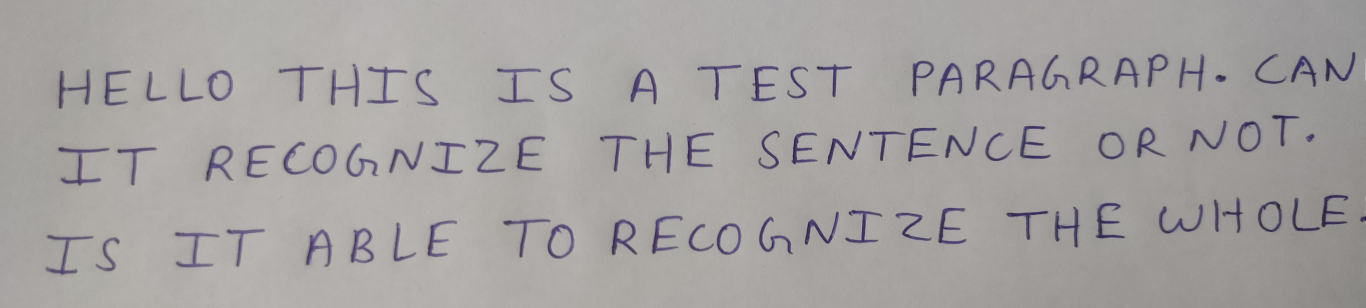
#> input picture img10.jpg, 4096 x 924 px (shown at 1/3 size)
$ python ocr_tester.py img10.jpg
#> lines starting #> are read from the running program, lines starting #| are printed output that depends on the picture; after the words box and inside, x2 and y2 are one past the last pixel; in counts of white or black regions, pixels touching at a corner belong together
# ocr_tester.py
import os
import cv2
import numpy as np
from PIL import Image
import pytesseract

# <-- EDIT: set your tesseract exe path if needed -->
pytesseract.pytesseract.tesseract_cmd = r"C:\Program Files\Tesseract-OCR\tesseract.exe"

# ------------------------
# Preprocessing functions
# ------------------------
def preprocess_basic(img_bgr, scale=2.0, clahe=True, denoise=True, adaptive_thresh=True):
    gray = cv2.cvtColor(img_bgr, cv2.COLOR_BGR2GRAY)
    if scale != 1.0:
        gray = cv2.resize(gray, (int(gray.shape[1]*scale), int(gray.shape[0]*scale)), interpolation=cv2.INTER_CUBIC)
    if denoise:
        gray = cv2.medianBlur(gray, 3)
    if clahe:
        clahe_obj = cv2.createCLAHE(clipLimit=2.0, tileGridSize=(8,8))
        gray = clahe_obj.apply(gray)
    if adaptive_thresh:
        gray = cv2.adaptiveThreshold(gray, 255, cv2.ADAPTIVE_THRESH_GAUSSIAN_C,
                                     cv2.THRESH_BINARY, 15, 9)
    # small closing to fill strokes
    kernel = cv2.getStructuringElement(cv2.MORPH_RECT, (2,2))
    gray = cv2.morphologyEx(gray, cv2.MORPH_CLOSE, kernel, iterations=1)
    gray = deskew(gray)
    return gray

def deskew(img):
    coords = np.column_stack(np.where(img < 255))
    if coords.size == 0:
        return img
    angle = cv2.minAreaRect(coords)[-1]
    if angle < -45:
        angle = -(90 + angle)
    else:
        angle = -angle
    if abs(angle) < 0.1:
        return img
    (h, w) = img.shape[:2]
    M = cv2.getRotationMatrix2D((w//2, h//2), angle, 1.0)
    rotated = cv2.warpAffine(img, M, (w, h), flags=cv2.INTER_LINEAR, borderMode=cv2.BORDER_CONSTANT, borderValue=255)
    return rotated

# ------------------------
# OCR helpers
# ------------------------
def tesseract_ocr_with_confidence(pil_img, psm=6, oem=1, lang='eng'):
    config = f'--oem {oem} --psm {psm} -l {lang} -c tessedit_char_whitelist=abcdefghijklmnopqrstuvwxyzABCDEFGHIJKLMNOPQRSTUVWXYZ0123456789,.:;!?\'"()@/\\-'
    # image_to_data returns box/word-level confidences
    data = pytesseract.image_to_data(pil_img, config=config, output_type=pytesseract.Output.DICT)
    text = " ".join([w for w in data['text'] if w.strip()!=''])
    # confidences are strings; -1 means no confidence
    confs = [int(c) for c in data['conf'] if c != '-1']
    avg_conf = float(sum(confs))/len(confs) if confs else 0.0
    return text, avg_conf, data

# ------------------------
# Multi-run tester
# ------------------------
def run_tests(image_path):
#> called with image_path = 'img10.jpg'
    print("Loading:", image_path)
    img_bgr = cv2.imread(image_path)
#> img_bgr is the input picture: shape (924, 4096, 3); mean B, G, R 160.9, 161.7, 165.1
    if img_bgr is None:
        print("ERROR: could not read image.")
        return

    # try a few preprocessing combos and psm values
    combos = [
        {"scale":2.0, "clahe":True, "denoise":True, "adaptive":True},
        {"scale":3.0, "clahe":True, "denoise":False, "adaptive":True},
        {"scale":1.5, "clahe":False, "denoise":True, "adaptive":True},
        {"scale":2.0, "clahe":True, "denoise":True, "adaptive":False}
    ]
    psm_list = [6,7,11,3,4]  # try several PSMs

    results = []
    for c in combos:
        pre = preprocess_basic(img_bgr, scale=c["scale"], clahe=c["clahe"], denoise=c["denoise"], adaptive_thresh=c["adaptive"])
        pil = Image.fromarray(pre)
        for psm in psm_list:
            text, conf, _ = tesseract_ocr_with_confidence(pil, psm=psm)
            results.append({
                "combo": c,
                "psm": psm,
                "avg_conf": conf,
                "text": text
            })
            print(f"PSM={psm} scale={c['scale']} clahe={c['clahe']} denoise={c['denoise']} adaptive={c['adaptive']} => avg_conf={conf:.2f}")
            print("---- TEXT START ----")
            print(text)
            print("---- TEXT END ----\n")
#> this loop made 1 pass
#> pass 1, in preprocess_basic, `gray = clahe_obj.apply(gray)`:
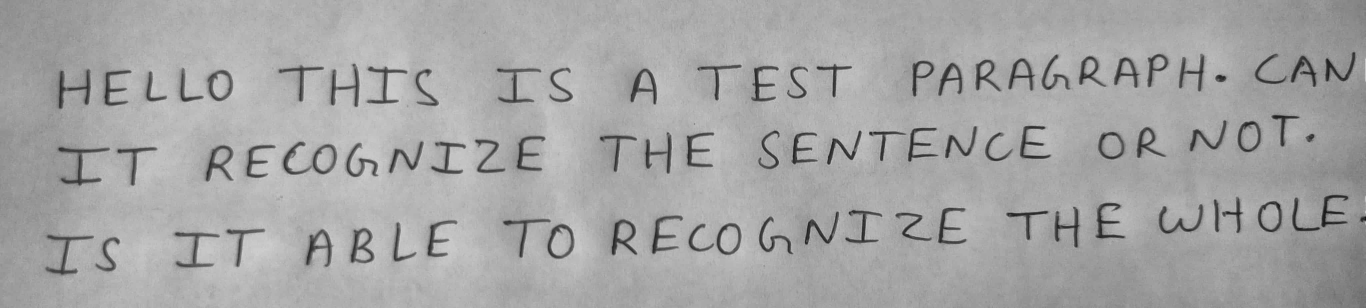
#> gray: shape (1848, 8192) (shown at 1/6 size); min 16, max 210, mean 165
#> after the loop:
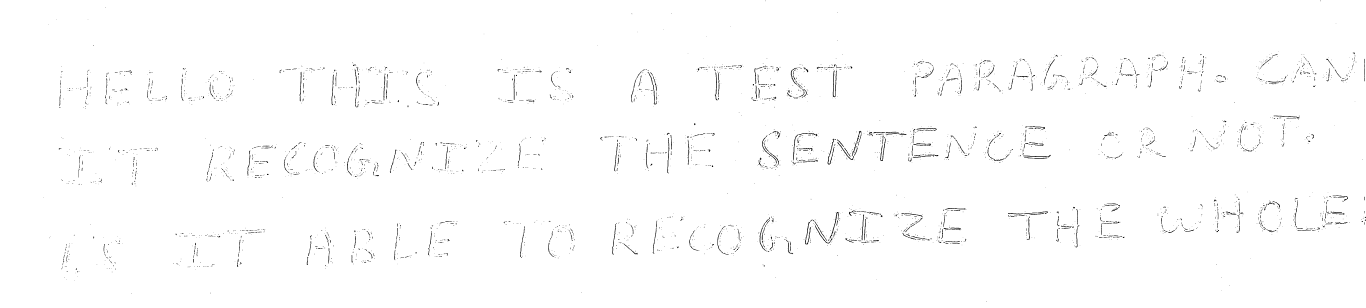
#> pil: PIL image 8192x1848 L (shown at 1/6 size); 99.1% white; 3753 black regions (2482 under 20 px), largest, box (x1, y1, x2, y2) and area: (4996, 422, 5020, 584) 1276, (4830, 1331, 4864, 1467) 1053, (4965, 833, 5003, 988) 963
#> after the loop, results = []

    # sort by avg_conf descending and print top 3
    results_sorted = sorted(results, key=lambda r: r['avg_conf'], reverse=True)
    print("\nTop 3 results by average confidence:")
    for r in results_sorted[:3]:
        print(f"PSM={r['psm']} scale={r['combo']['scale']} avg_conf={r['avg_conf']:.2f}\nText:\n{r['text']}\n---\n")

if __name__ == "__main__":
    import sys
    if len(sys.argv) < 2:
        print("Usage: python ocr_tester.py <image_path>")
    else:
        run_tests(sys.argv[1])
#> (the call stopped at in tesseract_ocr_with_confidence, `data = pytesseract.image_to_data(pil_img, config=config, output_type=p..`: pytesseract is not available in this run)

$ run again, on img12.jpg
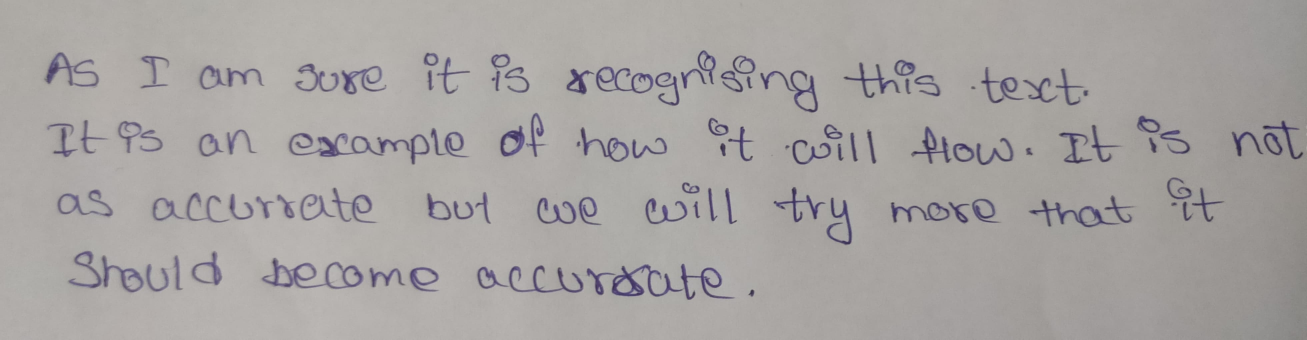
#> input picture img12.jpg, 3920 x 1018 px (shown at 1/3 size)
#> in run_tests, img_bgr is the input picture: shape (1018, 3920, 3); mean B, G, R 161.8, 163.3, 167
#> the loop in run_tests, `for c in combos:` made 1 pass
#> pass 1, in preprocess_basic, `gray = clahe_obj.apply(gray)`:
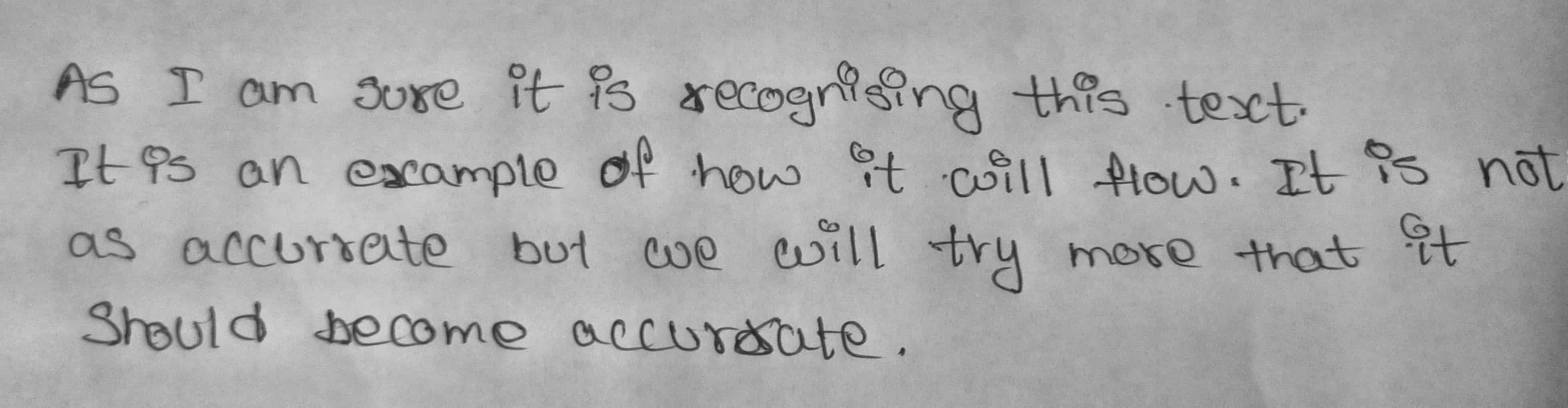
#> gray: shape (2036, 7840) (shown at 1/5 size); min 22, max 211, mean 168
#> after the loop in run_tests, `for c in combos:`:
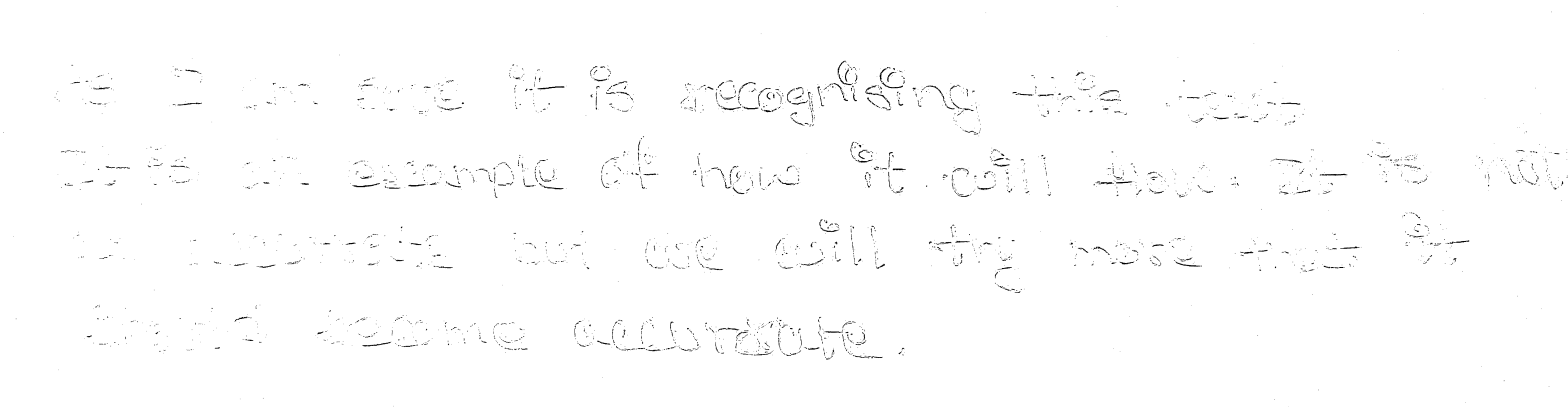
#> pil: PIL image 7840x2036 L (shown at 1/5 size); min 0, max 255, mean 253.1
#> after the loop in run_tests, `for c in combos:`: results = []

$ run again, on img13.jpg
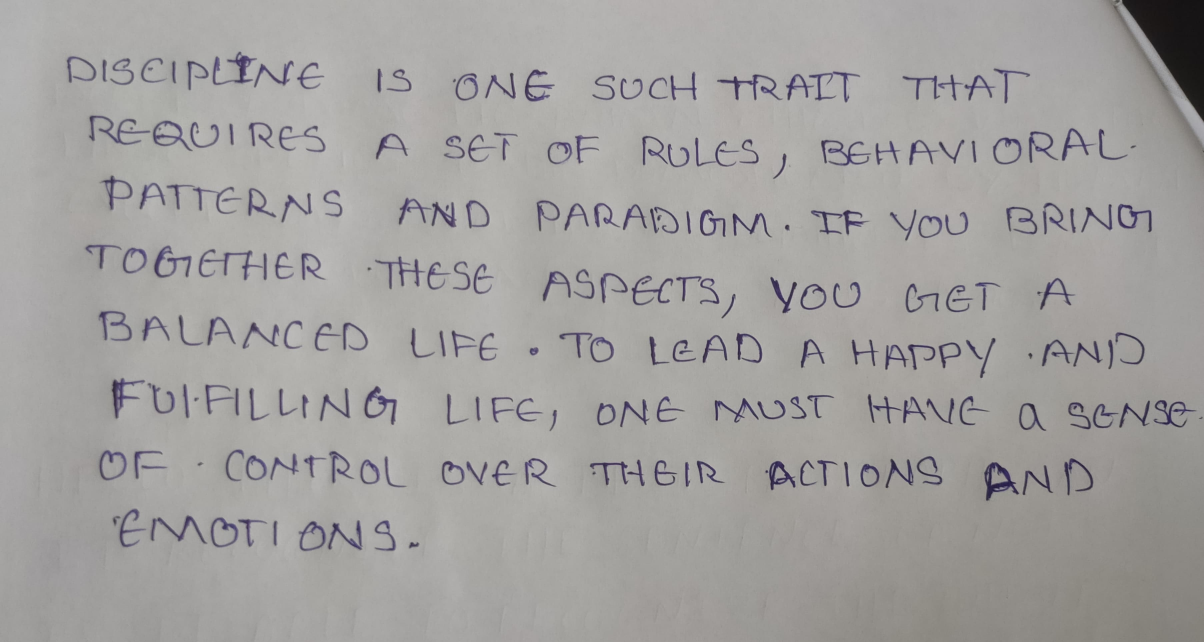
#> input picture img13.jpg, 3612 x 1926 px (shown at 1/3 size)
#> in run_tests, img_bgr is the input picture: shape (1926, 3612, 3); mean B, G, R 159.1, 160.6, 162.4
#> the loop in run_tests, `for c in combos:` made 1 pass
#> pass 1, in preprocess_basic, `gray = clahe_obj.apply(gray)`:
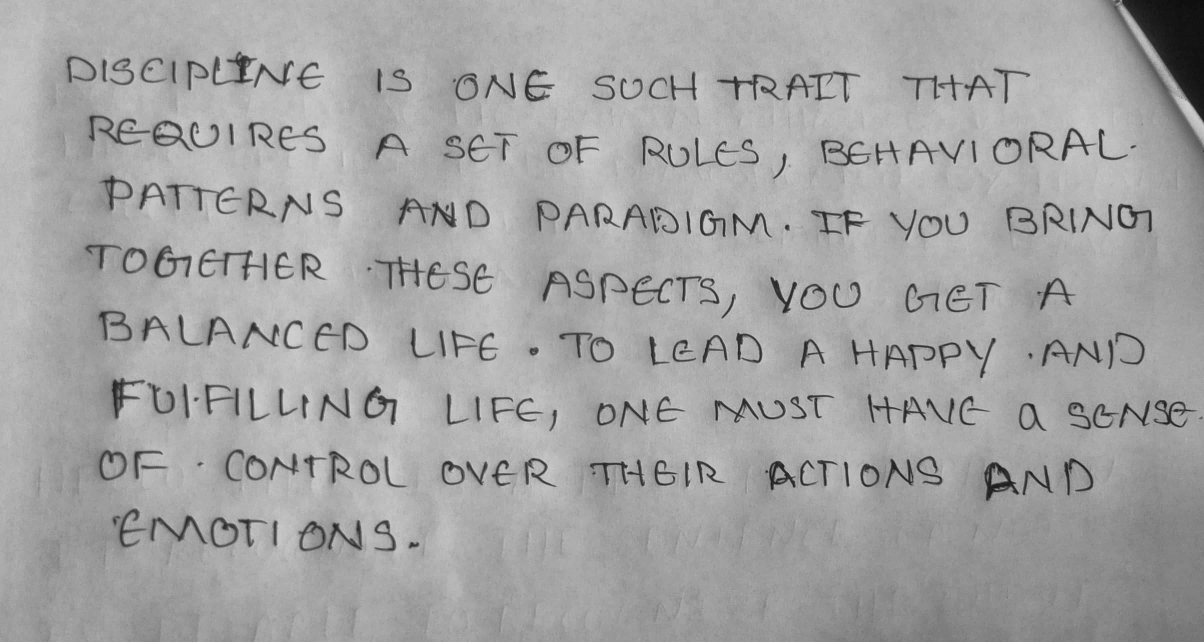
#> gray: shape (3852, 7224) (shown at 1/6 size); min 11, max 211, mean 163.2
#> after the loop in run_tests, `for c in combos:`:
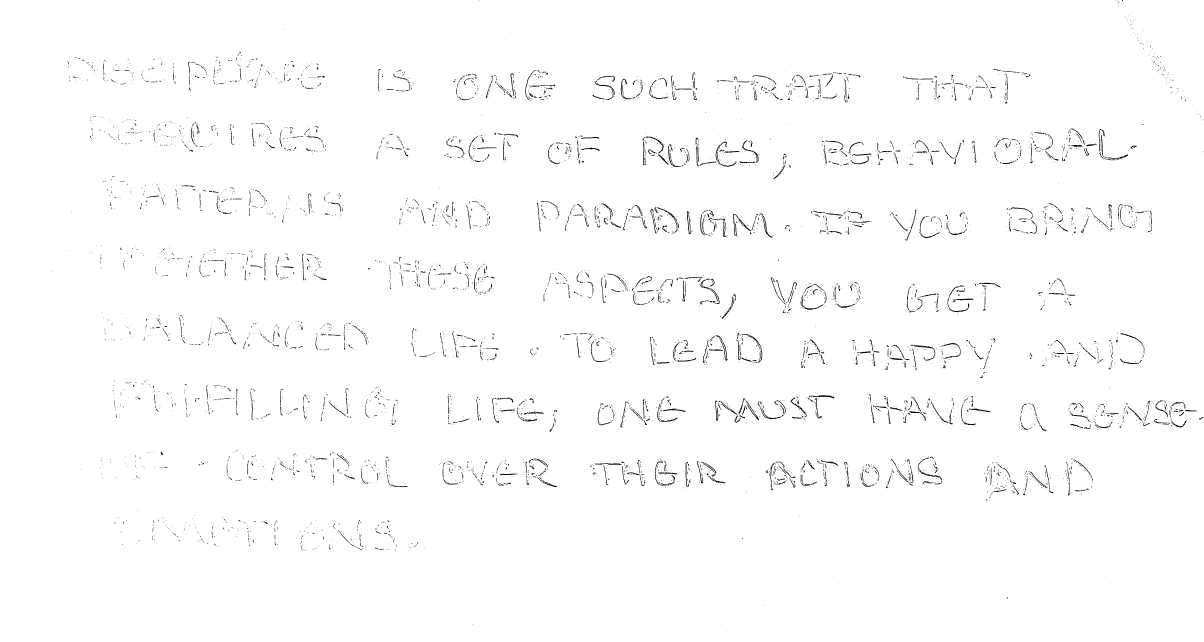
#> pil: PIL image 7224x3852 L (shown at 1/6 size); 98.8% white; 6654 black regions (4088 under 20 px), largest, box (x1, y1, x2, y2) and area: (4398, 1284, 4507, 1416) 1803, (4436, 842, 4552, 980) 1704, (5463, 2069, 5612, 2164) 1414
#> after the loop in run_tests, `for c in combos:`: results = []

$ run again, on img14.jpg
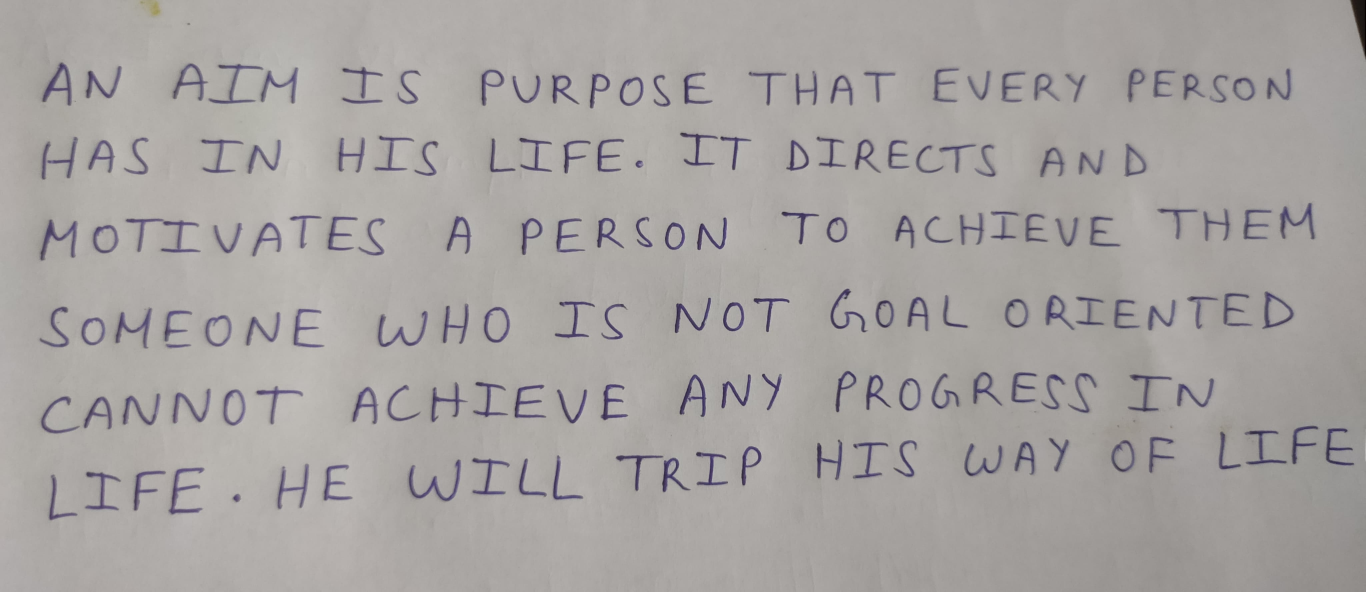
#> input picture img14.jpg, 4096 x 1775 px (shown at 1/3 size)
#> in run_tests, img_bgr is the input picture: shape (1775, 4096, 3); mean B, G, R 161, 162.9, 166.7
#> the loop in run_tests, `for c in combos:` made 1 pass
#> pass 1, in preprocess_basic, `gray = clahe_obj.apply(gray)`:
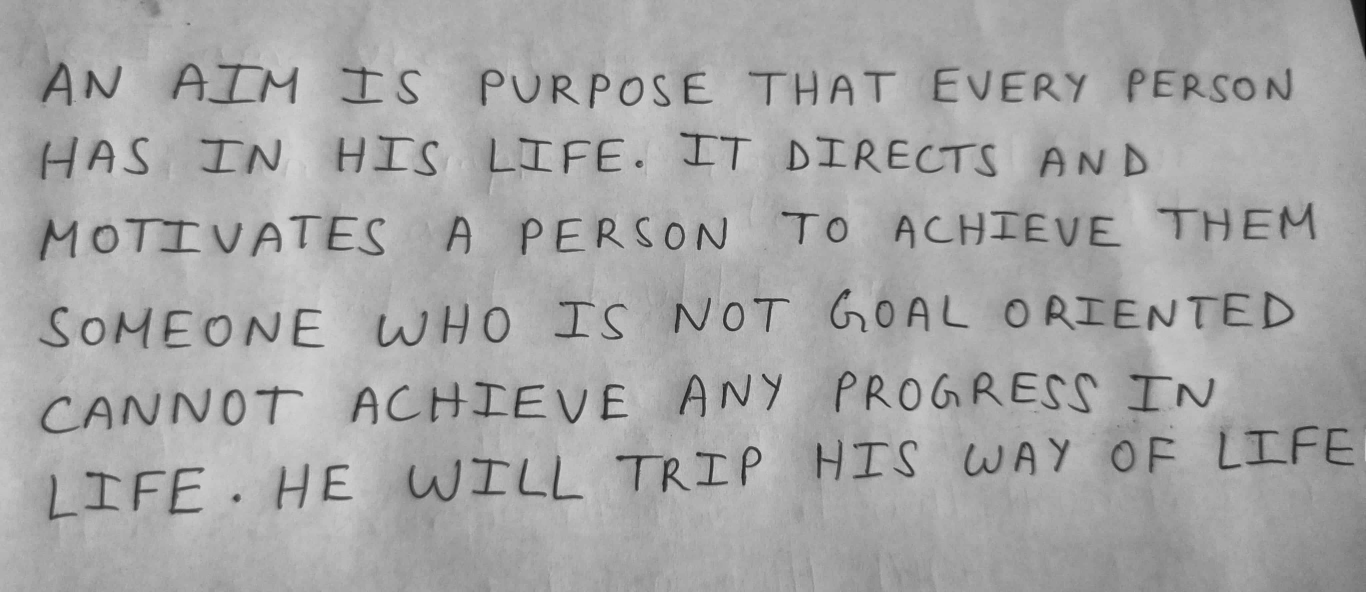
#> gray: shape (3550, 8192) (shown at 1/6 size); min 1, max 214, mean 165.7
#> after the loop in run_tests, `for c in combos:`:
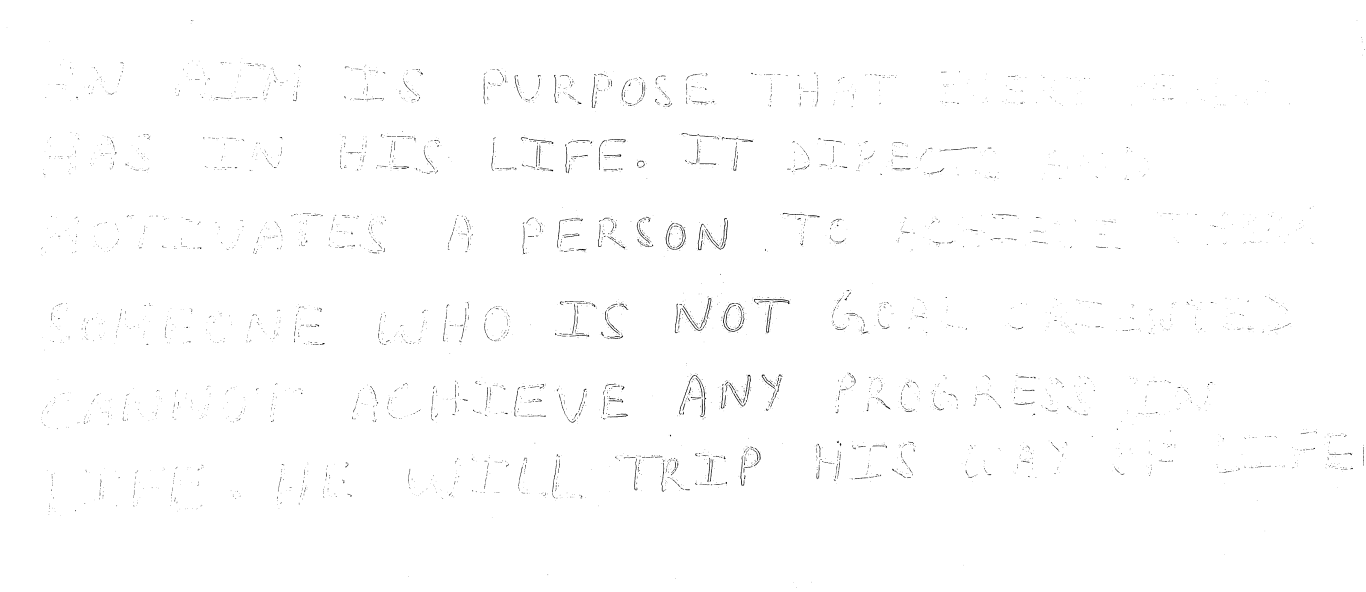
#> pil: PIL image 8192x3550 L (shown at 1/6 size); min 0, max 255, mean 253.6
#> after the loop in run_tests, `for c in combos:`: results = []
